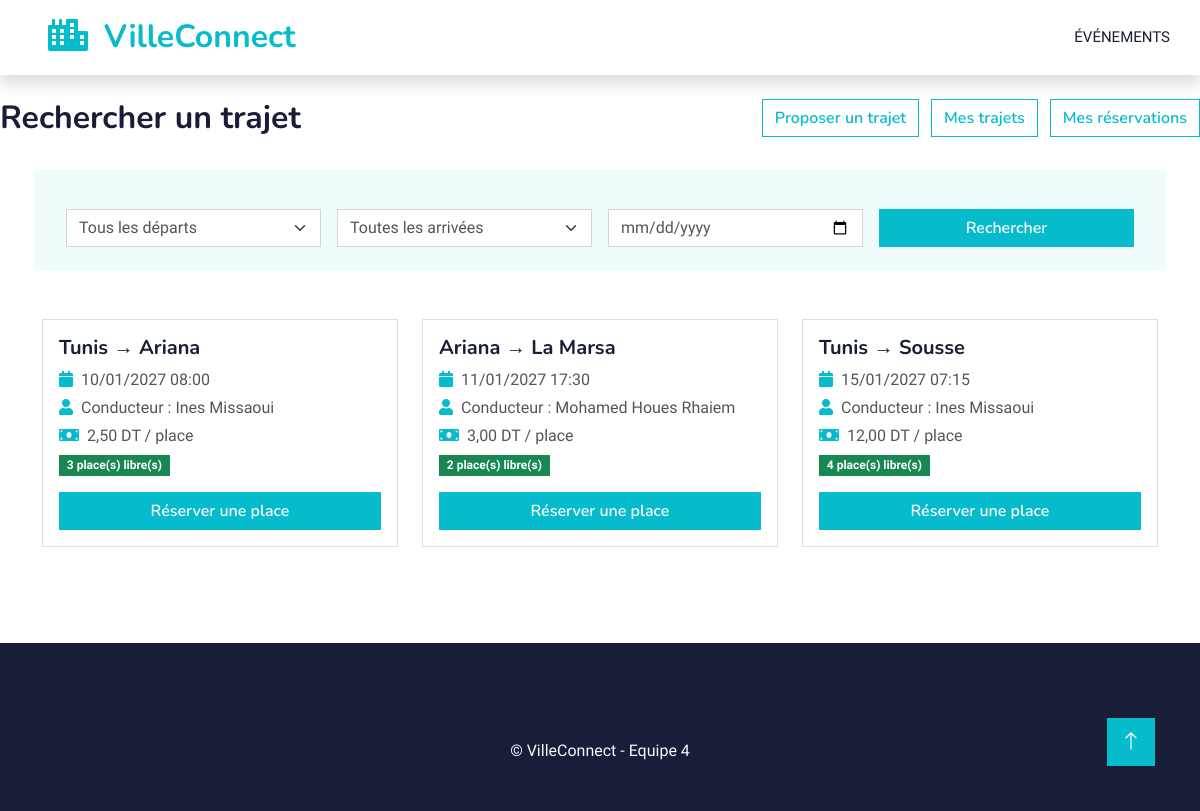
Screenshot of /Views/front/trajets.php with the database file from the repository.
### tables this page shows
CREATE TABLE Trajet (
    id INT AUTO_INCREMENT PRIMARY KEY,
    conducteur_id INT NOT NULL,
    depart VARCHAR(100) NOT NULL,
    arrivee VARCHAR(100) NOT NULL,
    date_depart DATETIME NOT NULL,
    places TINYINT UNSIGNED NOT NULL,
    prix DECIMAL(6,2) NOT NULL DEFAULT 0,
    statut ENUM('actif','annule') NOT NULL DEFAULT 'actif',
    FOREIGN KEY (conducteur_id) REFERENCES Utilisateur(id) ON DELETE CASCADE
);

CREATE TABLE IF NOT EXISTS Utilisateur (
    id INT AUTO_INCREMENT PRIMARY KEY,
    nom VARCHAR(255) NOT NULL,
    email VARCHAR(255) NOT NULL UNIQUE
);

### config.php (called while the page is built)
<?php
class config {
    private static $pdo = null;
    public static function getConnexion() {
        if (!isset(self::$pdo)) {
            try {
                self::$pdo = new PDO(
                    'mysql:host=localhost;dbname=villeconnect',
                    'root',
                    '',
                    [PDO::ATTR_ERRMODE => PDO::ERRMODE_EXCEPTION, PDO::ATTR_DEFAULT_FETCH_MODE => PDO::FETCH_ASSOC]
                );
            } catch (Exception $e) {
                die('Une erreur de connexion à la base de données est survenue.');
            }
        }
        return self::$pdo;
    }
}
?>

### Controllers/TrajetC.php (called while the page is built, shortened)
<?php
require_once __DIR__ . '/../config.php';
class TrajetC {
    function rechercher($depart = '', $arrivee = '', $date = '') {
        $sql = self::SELECT_BASE . " WHERE t.statut = 'actif' AND t.date_depart >= NOW()";
        $params = [];
        $sql .= " ORDER BY t.date_depart ASC";
        $q = config::getConnexion()->prepare($sql);
        $q->execute($params);
        return $q->fetchAll();
    }
}
?>

### Views/front/trajets.php (the view, shortened to what this page needs)
<?php
require_once __DIR__ . '/../../Controllers/TrajetC.php';
require_once __DIR__ . '/../includes/mobilite_helpers.php';
$controller = new TrajetC();
$depart = trim($_GET['depart'] ?? '');
$arrivee = trim($_GET['arrivee'] ?? '');
$date = trim($_GET['date'] ?? '');
$errors = [];
$trajets = $errors ? [] : $controller->rechercher($depart, $arrivee, $date);
?>
<!DOCTYPE html>
<html lang="fr">
<head><?php require_once __DIR__ . '/../includes/head.php'; ?></head>
<body>
    <?php require_once __DIR__ . '/../includes/navbar.php'; ?>
    <?php require_once __DIR__ . '/../includes/mobilite_nav.php'; ?>
    <div class="container py-5">
        <form method="GET" class="row g-3 mb-5 p-4 bg-light rounded">
            <div class="col-md-3"><?= mobiliteLieuSelect($depart, 'depart', true) ?></div>
            <div class="col-md-3"><?= mobiliteLieuSelect($arrivee, 'arrivee', true) ?></div>
            <div class="col-md-3"><input type="date" name="date" class="form-control" value="<?= htmlspecialchars($date) ?>"></div>
            <div class="col-md-3"><button type="submit" class="btn btn-primary w-100">Rechercher</button></div>
        </form>
        <div class="row g-4">
            <?php foreach ($trajets as $t): ?>
            <div class="col-lg-4 col-md-6">
                <div class="card p-3 h-100">
                    <h5><?= htmlspecialchars($t['depart']) ?> → <?= htmlspecialchars($t['arrivee']) ?></h5>
                    <p class="mb-1"><i class="fa fa-calendar text-primary me-2"></i><?= htmlspecialchars(mobiliteDate($t['date_depart'])) ?></p>
                    <p class="mb-1"><i class="fa fa-user text-primary me-2"></i>Conducteur : <?= htmlspecialchars($t['conducteur_nom']) ?></p>
                    <p class="mb-1"><i class="fa fa-money-bill text-primary me-2"></i><?= number_format((float)$t['prix'], 2, ',', ' ') ?> DT / place</p>
                    <p class="mb-3"><span class="badge <?= $t['places_restantes'] > 0 ? 'bg-success' : 'bg-danger' ?>"><?= (int)$t['places_restantes'] ?> place(s) libre(s)</span></p>
                    <?php if ($t['places_restantes'] > 0): ?>
                        <a href="reserver.php?id=<?= (int)$t['id'] ?>" class="btn btn-primary mt-auto">Réserver une place</a>
                    <?php else: ?>
                        <button class="btn btn-secondary mt-auto" disabled>Complet</button>
                    <?php endif; ?>
                </div>
            </div>
            <?php endforeach; ?>
        </div>
    </div>
    <?php require_once __DIR__ . '/../includes/footer.php'; ?>
    <?php require_once __DIR__ . '/../includes/scripts.php'; ?>

### Views/assets/css/style.css (style rules this page uses)
:root { --primary: #06BBCC; --light: #F0FBFC; --dark: #181d38; }
.btn { font-family: 'Nunito', sans-serif; font-weight: 600; transition: .5s; }
.btn.btn-primary, .btn.btn-secondary { color: #FFFFFF; }

### rows the page displays
trajet: depart "Tunis", arrivee "Ariana", date_depart "10/01/2027 08:00", conducteur.nom "Ines Missaoui", prix "2,50", places_restantes "3"
trajet: depart "Ariana", arrivee "La Marsa", date_depart "11/01/2027 17:30", conducteur.nom "Mohamed Houes Rhaiem", prix "3,00", places_restantes "2"
trajet: depart "Tunis", arrivee "Sousse", date_depart "15/01/2027 07:15", conducteur.nom "Ines Missaoui", prix "12,00", places_restantes "4"
